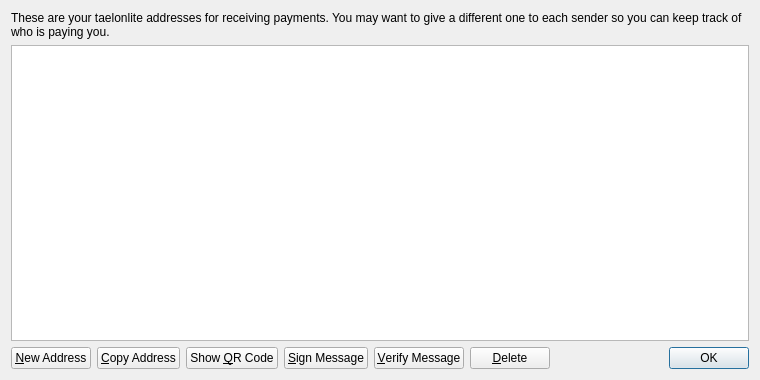
<?xml version="1.0" encoding="UTF-8"?>
<ui version="4.0">
 <class>AddressBookPage</class>
 <widget class="QWidget" name="AddressBookPage">
  <property name="geometry">
   <rect>
    <x>0</x>
    <y>0</y>
    <width>760</width>
    <height>380</height>
   </rect>
  </property>
  <property name="windowTitle">
   <string>Address Book</string>
  </property>
  <layout class="QVBoxLayout" name="verticalLayout">
   <item>
    <widget class="QLabel" name="labelExplanation">
     <property name="text">
      <string>These are your taelonlite addresses for receiving payments. You may want to give a different one to each sender so you can keep track of who is paying you.</string>
     </property>
     <property name="textFormat">
      <enum>Qt::PlainText</enum>
     </property>
     <property name="wordWrap">
      <bool>true</bool>
     </property>
    </widget>
   </item>
   <item>
    <widget class="QTableView" name="tableView">
     <property name="contextMenuPolicy">
      <enum>Qt::CustomContextMenu</enum>
     </property>
     <property name="toolTip">
      <string>Double-click to edit address or label</string>
     </property>
     <property name="tabKeyNavigation">
      <bool>false</bool>
     </property>
     <property name="alternatingRowColors">
      <bool>true</bool>
     </property>
     <property name="selectionMode">
      <enum>QAbstractItemView::SingleSelection</enum>
     </property>
     <property name="selectionBehavior">
      <enum>QAbstractItemView::SelectRows</enum>
     </property>
     <property name="sortingEnabled">
      <bool>true</bool>
     </property>
     <attribute name="verticalHeaderVisible">
      <bool>false</bool>
     </attribute>
    </widget>
   </item>
   <item>
    <layout class="QHBoxLayout" name="horizontalLayout">
     <item>
      <widget class="QPushButton" name="newAddressButton">
       <property name="toolTip">
        <string>Create a new address</string>
       </property>
       <property name="text">
        <string>&amp;New Address</string>
       </property>
       <property name="icon">
        <iconset resource="../bitcoin.qrc">
         <normaloff>:/icons/add</normaloff>:/icons/add</iconset>
       </property>
      </widget>
     </item>
     <item>
      <widget class="QPushButton" name="copyToClipboard">
       <property name="toolTip">
        <string>Copy the currently selected address to the system clipboard</string>
       </property>
       <property name="text">
        <string>&amp;Copy Address</string>
       </property>
       <property name="icon">
        <iconset resource="../bitcoin.qrc">
         <normaloff>:/icons/editcopy</normaloff>:/icons/editcopy</iconset>
       </property>
      </widget>
     </item>
     <item>
      <widget class="QPushButton" name="showQRCode">
       <property name="text">
        <string>Show &amp;QR Code</string>
       </property>
       <property name="icon">
        <iconset resource="../bitcoin.qrc">
         <normaloff>:/icons/qrcode</normaloff>:/icons/qrcode</iconset>
       </property>
      </widget>
     </item>
     <item>
      <widget class="QPushButton" name="signMessage">
       <property name="toolTip">
        <string>Sign a message to prove you own a Bitcoin address</string>
       </property>
       <property name="text">
        <string>&amp;Sign Message</string>
       </property>
       <property name="icon">
        <iconset resource="../bitcoin.qrc">
         <normaloff>:/icons/edit</normaloff>:/icons/edit</iconset>
       </property>
      </widget>
     </item>
     <item>
      <widget class="QPushButton" name="verifyMessage">
       <property name="toolTip">
        <string>Verify a message to ensure it was signed with a specified Bitcoin address</string>
       </property>
       <property name="text">
        <string>&amp;Verify Message</string>
       </property>
       <property name="icon">
        <iconset resource="../bitcoin.qrc">
         <normaloff>:/icons/transaction_0</normaloff>:/icons/transaction_0</iconset>
       </property>
      </widget>
     </item>
     <item>
      <widget class="QPushButton" name="deleteButton">
       <property name="toolTip">
        <string>Delete the currently selected address from the list. Only sending addresses can be deleted.</string>
       </property>
       <property name="text">
        <string>&amp;Delete</string>
       </property>
       <property name="icon">
        <iconset resource="../bitcoin.qrc">
         <normaloff>:/icons/remove</normaloff>:/icons/remove</iconset>
       </property>
      </widget>
     </item>
     <item>
      <spacer name="horizontalSpacer">
       <property name="orientation">
        <enum>Qt::Horizontal</enum>
       </property>
       <property name="sizeHint" stdset="0">
        <size>
         <width>40</width>
         <height>20</height>
        </size>
       </property>
      </spacer>
     </item>
     <item>
      <widget class="QDialogButtonBox" name="buttonBox">
       <property name="sizePolicy">
        <sizepolicy hsizetype="Maximum" vsizetype="Fixed">
         <horstretch>0</horstretch>
         <verstretch>0</verstretch>
        </sizepolicy>
       </property>
       <property name="standardButtons">
        <set>QDialogButtonBox::Ok</set>
       </property>
      </widget>
     </item>
    </layout>
   </item>
  </layout>
 </widget>
 <resources>
  <include location="../bitcoin.qrc"/>
 </resources>
 <connections/>
</ui>
